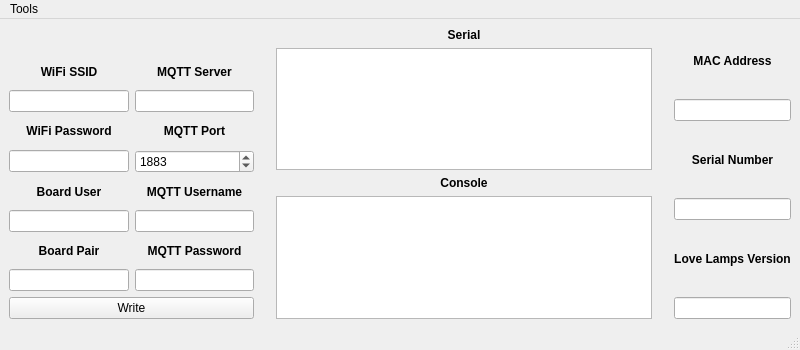
<?xml version="1.0" encoding="UTF-8"?>
<ui version="4.0">
 <class>MainWindow</class>
 <widget class="QMainWindow" name="MainWindow">
  <property name="geometry">
   <rect>
    <x>0</x>
    <y>0</y>
    <width>800</width>
    <height>350</height>
   </rect>
  </property>
  <property name="windowTitle">
   <string>Love Lamps Configurator</string>
  </property>
  <property name="animated">
   <bool>true</bool>
  </property>
  <widget class="QWidget" name="centralwidget">
   <layout class="QHBoxLayout" name="horizontalLayout" stretch="2,3,1">
    <property name="spacing">
     <number>4</number>
    </property>
    <property name="leftMargin">
     <number>0</number>
    </property>
    <property name="topMargin">
     <number>0</number>
    </property>
    <property name="rightMargin">
     <number>0</number>
    </property>
    <property name="bottomMargin">
     <number>0</number>
    </property>
    <item>
     <widget class="QWidget" name="widget" native="true">
      <layout class="QGridLayout" name="gridLayout">
       <item row="3" column="0">
        <widget class="QLabel" name="label_wifi_pass">
         <property name="font">
          <font>
           <weight>75</weight>
           <bold>true</bold>
          </font>
         </property>
         <property name="text">
          <string>WiFi Password</string>
         </property>
         <property name="alignment">
          <set>Qt::AlignCenter</set>
         </property>
        </widget>
       </item>
       <item row="2" column="1">
        <widget class="QLineEdit" name="lineEdit_mqtt_server"/>
       </item>
       <item row="1" column="1">
        <widget class="QLabel" name="label_mqtt_server">
         <property name="font">
          <font>
           <weight>75</weight>
           <bold>true</bold>
          </font>
         </property>
         <property name="text">
          <string>MQTT Server</string>
         </property>
         <property name="alignment">
          <set>Qt::AlignCenter</set>
         </property>
        </widget>
       </item>
       <item row="7" column="0">
        <widget class="QLabel" name="label_id">
         <property name="font">
          <font>
           <weight>75</weight>
           <bold>true</bold>
          </font>
         </property>
         <property name="text">
          <string>Board Pair</string>
         </property>
         <property name="alignment">
          <set>Qt::AlignCenter</set>
         </property>
        </widget>
       </item>
       <item row="1" column="0">
        <widget class="QLabel" name="label_wifi_ssid">
         <property name="font">
          <font>
           <weight>75</weight>
           <bold>true</bold>
          </font>
         </property>
         <property name="text">
          <string>WiFi SSID</string>
         </property>
         <property name="alignment">
          <set>Qt::AlignCenter</set>
         </property>
        </widget>
       </item>
       <item row="4" column="1">
        <widget class="QSpinBox" name="spinBox_mqtt_port">
         <property name="minimum">
          <number>1</number>
         </property>
         <property name="maximum">
          <number>65535</number>
         </property>
         <property name="value">
          <number>1883</number>
         </property>
        </widget>
       </item>
       <item row="4" column="0">
        <widget class="QLineEdit" name="lineEdit_wifi_pass">
         <property name="alignment">
          <set>Qt::AlignCenter</set>
         </property>
        </widget>
       </item>
       <item row="7" column="1">
        <widget class="QLabel" name="label_mqtt_pass">
         <property name="font">
          <font>
           <weight>75</weight>
           <bold>true</bold>
          </font>
         </property>
         <property name="text">
          <string>MQTT Password</string>
         </property>
         <property name="alignment">
          <set>Qt::AlignCenter</set>
         </property>
        </widget>
       </item>
       <item row="8" column="0">
        <widget class="QLineEdit" name="lineEdit_target">
         <property name="alignment">
          <set>Qt::AlignCenter</set>
         </property>
        </widget>
       </item>
       <item row="8" column="1">
        <widget class="QLineEdit" name="lineEdit_mqtt_pass"/>
       </item>
       <item row="9" column="0" colspan="2">
        <widget class="QPushButton" name="write">
         <property name="text">
          <string>Write</string>
         </property>
        </widget>
       </item>
       <item row="5" column="1">
        <widget class="QLabel" name="label_mqtt_user">
         <property name="font">
          <font>
           <weight>75</weight>
           <bold>true</bold>
          </font>
         </property>
         <property name="text">
          <string>MQTT Username</string>
         </property>
         <property name="alignment">
          <set>Qt::AlignCenter</set>
         </property>
        </widget>
       </item>
       <item row="2" column="0">
        <widget class="QLineEdit" name="lineEdit_wifi_ssid">
         <property name="alignment">
          <set>Qt::AlignCenter</set>
         </property>
        </widget>
       </item>
       <item row="5" column="0">
        <widget class="QLabel" name="label_target">
         <property name="font">
          <font>
           <weight>75</weight>
           <bold>true</bold>
          </font>
         </property>
         <property name="text">
          <string>Board User</string>
         </property>
         <property name="alignment">
          <set>Qt::AlignCenter</set>
         </property>
        </widget>
       </item>
       <item row="6" column="1">
        <widget class="QLineEdit" name="lineEdit_mqtt_user"/>
       </item>
       <item row="6" column="0">
        <widget class="QLineEdit" name="lineEdit_id">
         <property name="alignment">
          <set>Qt::AlignCenter</set>
         </property>
        </widget>
       </item>
       <item row="3" column="1">
        <widget class="QLabel" name="label_mqtt_port">
         <property name="font">
          <font>
           <weight>75</weight>
           <bold>true</bold>
          </font>
         </property>
         <property name="text">
          <string>MQTT Port</string>
         </property>
         <property name="alignment">
          <set>Qt::AlignCenter</set>
         </property>
        </widget>
       </item>
       <item row="0" column="0" colspan="2">
        <widget class="QLabel" name="label_info">
         <property name="text">
          <string/>
         </property>
        </widget>
       </item>
      </layout>
     </widget>
    </item>
    <item>
     <widget class="QWidget" name="widget_2" native="true">
      <layout class="QVBoxLayout" name="verticalLayout">
       <item>
        <widget class="QLabel" name="label_serial">
         <property name="font">
          <font>
           <weight>75</weight>
           <bold>true</bold>
          </font>
         </property>
         <property name="text">
          <string>Serial</string>
         </property>
         <property name="alignment">
          <set>Qt::AlignCenter</set>
         </property>
        </widget>
       </item>
       <item>
        <widget class="QTextBrowser" name="textBrowser_serial"/>
       </item>
       <item>
        <widget class="QLabel" name="label_console">
         <property name="font">
          <font>
           <weight>75</weight>
           <bold>true</bold>
          </font>
         </property>
         <property name="text">
          <string>Console</string>
         </property>
         <property name="alignment">
          <set>Qt::AlignCenter</set>
         </property>
        </widget>
       </item>
       <item>
        <widget class="QTextBrowser" name="textBrowser_console"/>
       </item>
      </layout>
     </widget>
    </item>
    <item>
     <widget class="QWidget" name="widget_3" native="true">
      <layout class="QVBoxLayout" name="verticalLayout_3">
       <item>
        <widget class="QLabel" name="label_mac">
         <property name="font">
          <font>
           <weight>75</weight>
           <bold>true</bold>
          </font>
         </property>
         <property name="text">
          <string>MAC Address</string>
         </property>
         <property name="alignment">
          <set>Qt::AlignCenter</set>
         </property>
        </widget>
       </item>
       <item>
        <widget class="QLineEdit" name="lineEdit_mac">
         <property name="enabled">
          <bool>true</bool>
         </property>
         <property name="readOnly">
          <bool>true</bool>
         </property>
        </widget>
       </item>
       <item>
        <widget class="QLabel" name="label_serial_2">
         <property name="font">
          <font>
           <weight>75</weight>
           <bold>true</bold>
          </font>
         </property>
         <property name="text">
          <string>Serial Number</string>
         </property>
         <property name="alignment">
          <set>Qt::AlignCenter</set>
         </property>
        </widget>
       </item>
       <item>
        <widget class="QLineEdit" name="lineEdit_serial">
         <property name="enabled">
          <bool>true</bool>
         </property>
         <property name="readOnly">
          <bool>true</bool>
         </property>
        </widget>
       </item>
       <item>
        <widget class="QLabel" name="label_llver">
         <property name="font">
          <font>
           <weight>75</weight>
           <bold>true</bold>
          </font>
         </property>
         <property name="text">
          <string>Love Lamps Version</string>
         </property>
         <property name="alignment">
          <set>Qt::AlignCenter</set>
         </property>
        </widget>
       </item>
       <item>
        <widget class="QLineEdit" name="lineEdit_llver">
         <property name="enabled">
          <bool>true</bool>
         </property>
         <property name="readOnly">
          <bool>true</bool>
         </property>
        </widget>
       </item>
      </layout>
     </widget>
    </item>
   </layout>
  </widget>
  <widget class="QStatusBar" name="statusbar"/>
  <widget class="QMenuBar" name="menuBar">
   <property name="geometry">
    <rect>
     <x>0</x>
     <y>0</y>
     <width>800</width>
     <height>21</height>
    </rect>
   </property>
   <widget class="QMenu" name="menuTools">
    <property name="title">
     <string>Tools</string>
    </property>
    <addaction name="actionFactory_Reset"/>
    <addaction name="actionToggle_debug_mode"/>
    <addaction name="actionSoft_reset"/>
   </widget>
   <addaction name="menuTools"/>
  </widget>
  <action name="actionFactory_Reset">
   <property name="text">
    <string>Clear NVS</string>
   </property>
  </action>
  <action name="actionToggle_debug_mode">
   <property name="text">
    <string>Toggle debug mode</string>
   </property>
  </action>
  <action name="actionSoft_reset">
   <property name="text">
    <string>Soft reset</string>
   </property>
  </action>
  <action name="actionBoard_info">
   <property name="text">
    <string>Board info</string>
   </property>
  </action>
 </widget>
 <resources/>
 <connections/>
</ui>
